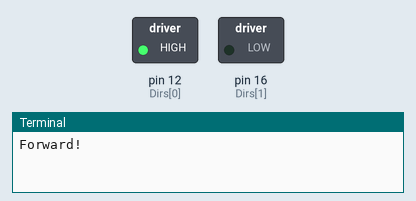
Recording of a program running on a simulated Raspberry Pi (header pin numbers). On the bench: switched loads named in the program (green lamp = pin HIGH), the last lines printed to the terminal.

Above: at 2.5 s.
At 7.5 s:
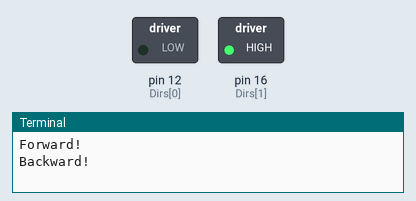
Timing chart, 0 to 13.0 s (numbered marks = the images above):
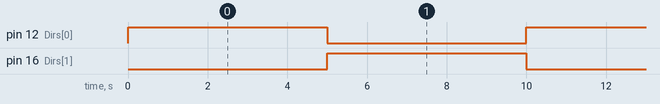

Measured:
- by itself, pin 12 (Dirs[0]), pin 16 (Dirs[1]): alternates HIGH for 5.0 s and LOW for 5.0 s

The program:

L298N.py
```python
#Bi-Directional Motor Test via L298N
#Using GPIO 12 for forward and 16 for backward

import RPi.GPIO as GPIO
import time
# Setup for signal handling, cleanup on Ctrl-C
import signal
GPIO.setwarnings(False)

GPIO.setmode(GPIO.BOARD)
Dirs=[12,16]

# Set of Data out Motor Drive
GPIO.setup(Dirs,GPIO.OUT,initial=GPIO.LOW)

def sigint_handler(signum, frame):
	GPIO.output(Dirs[0],GPIO.LOW)
	GPIO.output(Dirs[1],GPIO.LOW)
	GPIO.cleanup
	print("Signal recieved, exiting!")
	exit()

signal.signal(signal.SIGINT, sigint_handler)

def main():
	while True:
		GPIO.output(Dirs[0],GPIO.HIGH)
		GPIO.output(Dirs[1],GPIO.LOW)
		print("Forward!")
		time.sleep(5)
		GPIO.output(Dirs[0],GPIO.LOW)
		GPIO.output(Dirs[1],GPIO.HIGH)
		print("Backward!")
		time.sleep(5)

if __name__=="__main__":
	main()
```
